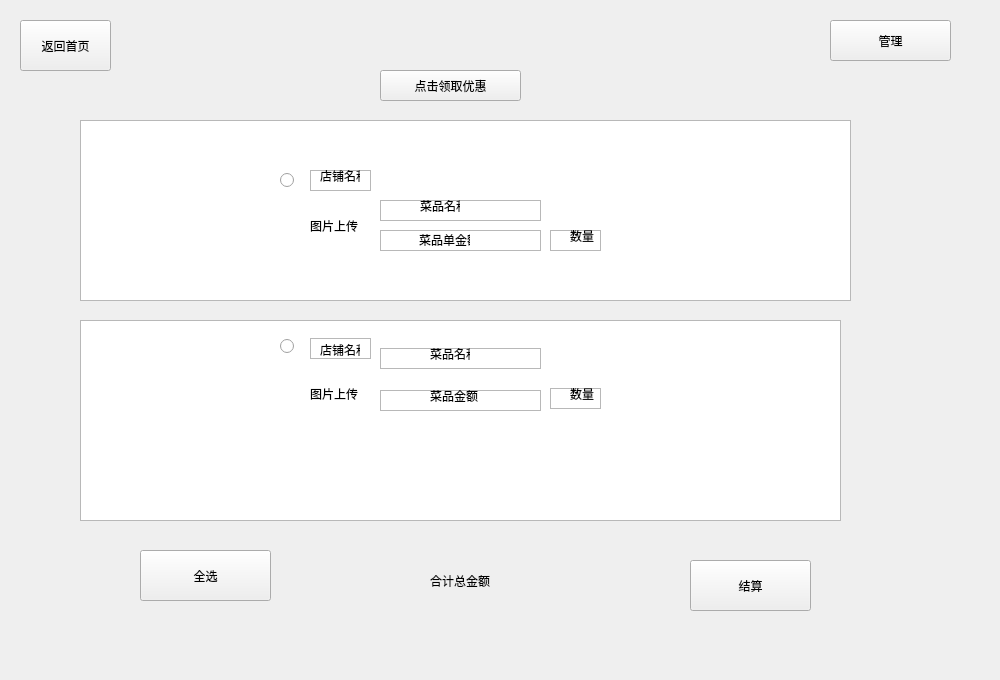
<?xml version="1.0" encoding="UTF-8"?>
<ui version="4.0">
 <class>shopcar</class>
 <widget class="QWidget" name="shopcar">
  <property name="geometry">
   <rect>
    <x>0</x>
    <y>0</y>
    <width>1000</width>
    <height>680</height>
   </rect>
  </property>
  <property name="minimumSize">
   <size>
    <width>1000</width>
    <height>680</height>
   </size>
  </property>
  <property name="maximumSize">
   <size>
    <width>1000</width>
    <height>680</height>
   </size>
  </property>
  <property name="windowTitle">
   <string>Form</string>
  </property>
  <widget class="QListView" name="listView_7">
   <property name="geometry">
    <rect>
     <x>80</x>
     <y>320</y>
     <width>761</width>
     <height>201</height>
    </rect>
   </property>
  </widget>
  <widget class="QPushButton" name="manage_Button">
   <property name="geometry">
    <rect>
     <x>830</x>
     <y>20</y>
     <width>121</width>
     <height>41</height>
    </rect>
   </property>
   <property name="text">
    <string>管理</string>
   </property>
  </widget>
  <widget class="QLabel" name="food_num_2">
   <property name="geometry">
    <rect>
     <x>570</x>
     <y>388</y>
     <width>40</width>
     <height>12</height>
    </rect>
   </property>
   <property name="text">
    <string>数量</string>
   </property>
  </widget>
  <widget class="QRadioButton" name="radioButton_2">
   <property name="geometry">
    <rect>
     <x>280</x>
     <y>338</y>
     <width>72</width>
     <height>16</height>
    </rect>
   </property>
   <property name="text">
    <string/>
   </property>
  </widget>
  <widget class="QLabel" name="food_perpri_2">
   <property name="geometry">
    <rect>
     <x>430</x>
     <y>388</y>
     <width>51</width>
     <height>16</height>
    </rect>
   </property>
   <property name="text">
    <string>菜品金额</string>
   </property>
  </widget>
  <widget class="QListView" name="listView">
   <property name="geometry">
    <rect>
     <x>80</x>
     <y>120</y>
     <width>771</width>
     <height>181</height>
    </rect>
   </property>
  </widget>
  <widget class="QListView" name="listView_12">
   <property name="geometry">
    <rect>
     <x>550</x>
     <y>388</y>
     <width>51</width>
     <height>21</height>
    </rect>
   </property>
  </widget>
  <widget class="QLabel" name="server_name_1">
   <property name="geometry">
    <rect>
     <x>320</x>
     <y>170</y>
     <width>40</width>
     <height>12</height>
    </rect>
   </property>
   <property name="text">
    <string>店铺名称</string>
   </property>
  </widget>
  <widget class="QLabel" name="food_num_1">
   <property name="geometry">
    <rect>
     <x>570</x>
     <y>230</y>
     <width>40</width>
     <height>12</height>
    </rect>
   </property>
   <property name="text">
    <string>数量</string>
   </property>
  </widget>
  <widget class="QLabel" name="food_pho_2">
   <property name="geometry">
    <rect>
     <x>310</x>
     <y>368</y>
     <width>61</width>
     <height>51</height>
    </rect>
   </property>
   <property name="text">
    <string>图片上传</string>
   </property>
  </widget>
  <widget class="QLabel" name="sum_price">
   <property name="geometry">
    <rect>
     <x>430</x>
     <y>550</y>
     <width>131</width>
     <height>61</height>
    </rect>
   </property>
   <property name="text">
    <string>合计总金额</string>
   </property>
  </widget>
  <widget class="QListView" name="listView_6">
   <property name="geometry">
    <rect>
     <x>550</x>
     <y>230</y>
     <width>51</width>
     <height>21</height>
    </rect>
   </property>
  </widget>
  <widget class="QListView" name="listView_5">
   <property name="geometry">
    <rect>
     <x>380</x>
     <y>230</y>
     <width>161</width>
     <height>21</height>
    </rect>
   </property>
  </widget>
  <widget class="QListView" name="listView_9">
   <property name="geometry">
    <rect>
     <x>380</x>
     <y>348</y>
     <width>161</width>
     <height>21</height>
    </rect>
   </property>
  </widget>
  <widget class="QPushButton" name="pay_button">
   <property name="geometry">
    <rect>
     <x>690</x>
     <y>560</y>
     <width>121</width>
     <height>51</height>
    </rect>
   </property>
   <property name="text">
    <string>结算</string>
   </property>
  </widget>
  <widget class="QRadioButton" name="add_1">
   <property name="geometry">
    <rect>
     <x>280</x>
     <y>170</y>
     <width>71</width>
     <height>20</height>
    </rect>
   </property>
   <property name="text">
    <string/>
   </property>
  </widget>
  <widget class="QListView" name="listView_10">
   <property name="geometry">
    <rect>
     <x>380</x>
     <y>390</y>
     <width>161</width>
     <height>21</height>
    </rect>
   </property>
  </widget>
  <widget class="QPushButton" name="all_choose_button">
   <property name="geometry">
    <rect>
     <x>140</x>
     <y>550</y>
     <width>131</width>
     <height>51</height>
    </rect>
   </property>
   <property name="text">
    <string>全选</string>
   </property>
  </widget>
  <widget class="QListView" name="listView_2">
   <property name="geometry">
    <rect>
     <x>310</x>
     <y>170</y>
     <width>61</width>
     <height>21</height>
    </rect>
   </property>
  </widget>
  <widget class="QPushButton" name="back_to_mainp_button">
   <property name="geometry">
    <rect>
     <x>20</x>
     <y>20</y>
     <width>91</width>
     <height>51</height>
    </rect>
   </property>
   <property name="text">
    <string>返回首页</string>
   </property>
  </widget>
  <widget class="QListView" name="listView_8">
   <property name="geometry">
    <rect>
     <x>310</x>
     <y>338</y>
     <width>61</width>
     <height>21</height>
    </rect>
   </property>
  </widget>
  <widget class="QPushButton" name="pushButton_3">
   <property name="geometry">
    <rect>
     <x>380</x>
     <y>70</y>
     <width>141</width>
     <height>31</height>
    </rect>
   </property>
   <property name="text">
    <string>点击领取优惠</string>
   </property>
  </widget>
  <widget class="QLabel" name="food_name_2">
   <property name="geometry">
    <rect>
     <x>430</x>
     <y>348</y>
     <width>40</width>
     <height>12</height>
    </rect>
   </property>
   <property name="text">
    <string>菜品名称</string>
   </property>
  </widget>
  <widget class="QLabel" name="server_name_2">
   <property name="geometry">
    <rect>
     <x>320</x>
     <y>340</y>
     <width>40</width>
     <height>20</height>
    </rect>
   </property>
   <property name="text">
    <string>店铺名称</string>
   </property>
  </widget>
  <widget class="QLabel" name="food_name_1">
   <property name="geometry">
    <rect>
     <x>420</x>
     <y>200</y>
     <width>40</width>
     <height>12</height>
    </rect>
   </property>
   <property name="text">
    <string>菜品名称</string>
   </property>
  </widget>
  <widget class="QLabel" name="food_perprice_1">
   <property name="geometry">
    <rect>
     <x>419</x>
     <y>230</y>
     <width>51</width>
     <height>20</height>
    </rect>
   </property>
   <property name="text">
    <string>菜品单金额</string>
   </property>
  </widget>
  <widget class="QLabel" name="food_pho_1">
   <property name="geometry">
    <rect>
     <x>310</x>
     <y>200</y>
     <width>61</width>
     <height>51</height>
    </rect>
   </property>
   <property name="text">
    <string>图片上传</string>
   </property>
  </widget>
  <widget class="QListView" name="listView_4">
   <property name="geometry">
    <rect>
     <x>380</x>
     <y>200</y>
     <width>161</width>
     <height>21</height>
    </rect>
   </property>
  </widget>
  <zorder>listView</zorder>
  <zorder>listView_5</zorder>
  <zorder>listView_6</zorder>
  <zorder>listView_4</zorder>
  <zorder>listView_2</zorder>
  <zorder>listView_7</zorder>
  <zorder>listView_12</zorder>
  <zorder>listView_10</zorder>
  <zorder>manage_Button</zorder>
  <zorder>food_num_2</zorder>
  <zorder>radioButton_2</zorder>
  <zorder>food_perpri_2</zorder>
  <zorder>server_name_1</zorder>
  <zorder>food_num_1</zorder>
  <zorder>food_pho_2</zorder>
  <zorder>sum_price</zorder>
  <zorder>listView_9</zorder>
  <zorder>pay_button</zorder>
  <zorder>add_1</zorder>
  <zorder>all_choose_button</zorder>
  <zorder>back_to_mainp_button</zorder>
  <zorder>listView_8</zorder>
  <zorder>pushButton_3</zorder>
  <zorder>food_name_2</zorder>
  <zorder>server_name_2</zorder>
  <zorder>food_name_1</zorder>
  <zorder>food_perprice_1</zorder>
  <zorder>food_pho_1</zorder>
 </widget>
 <resources/>
 <connections/>
</ui>
